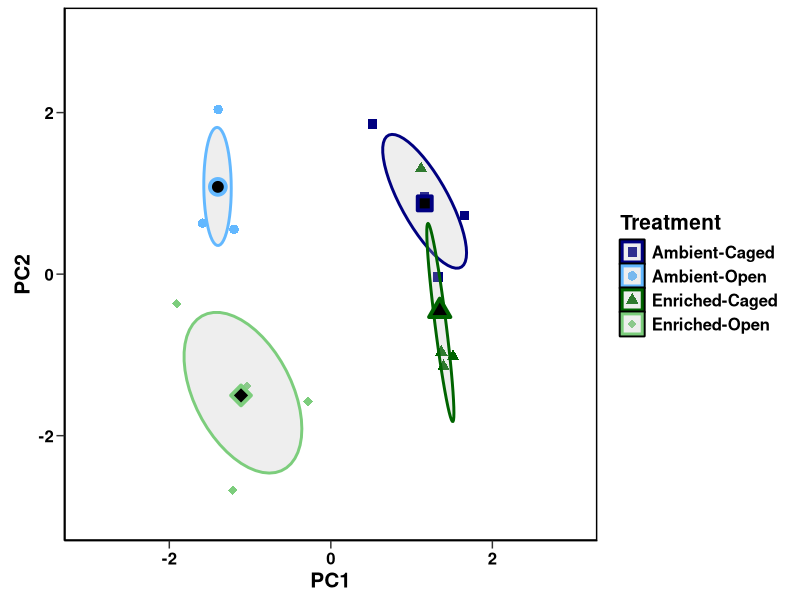
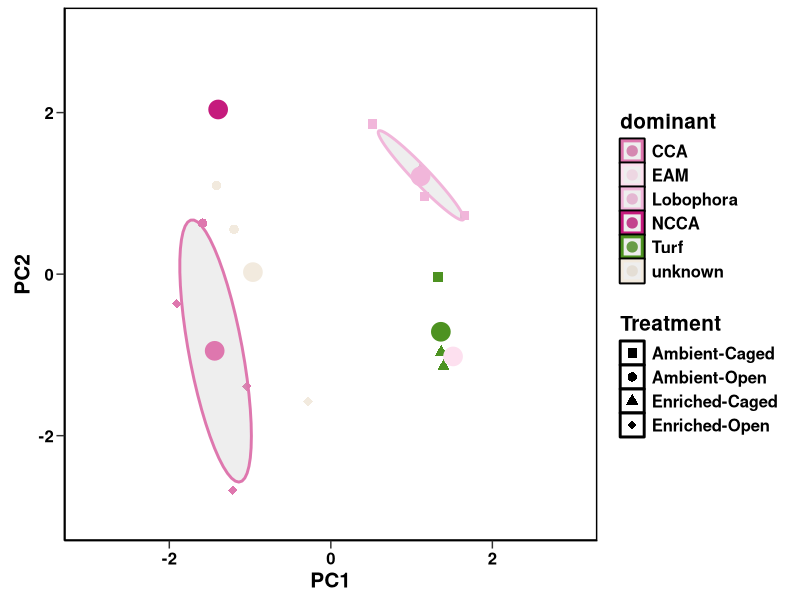
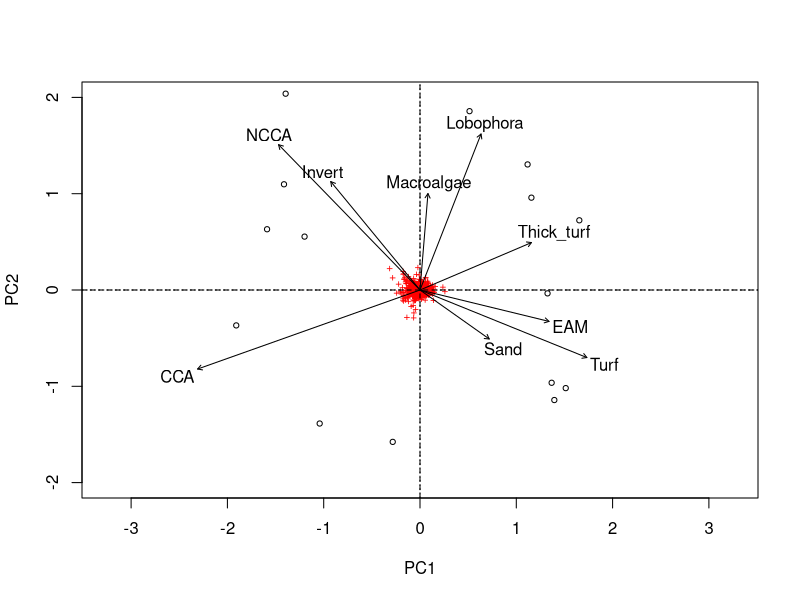
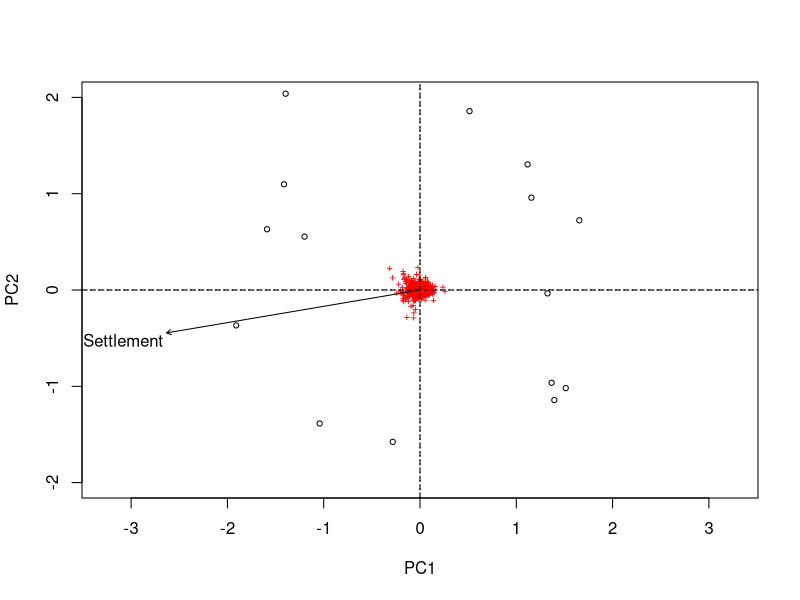
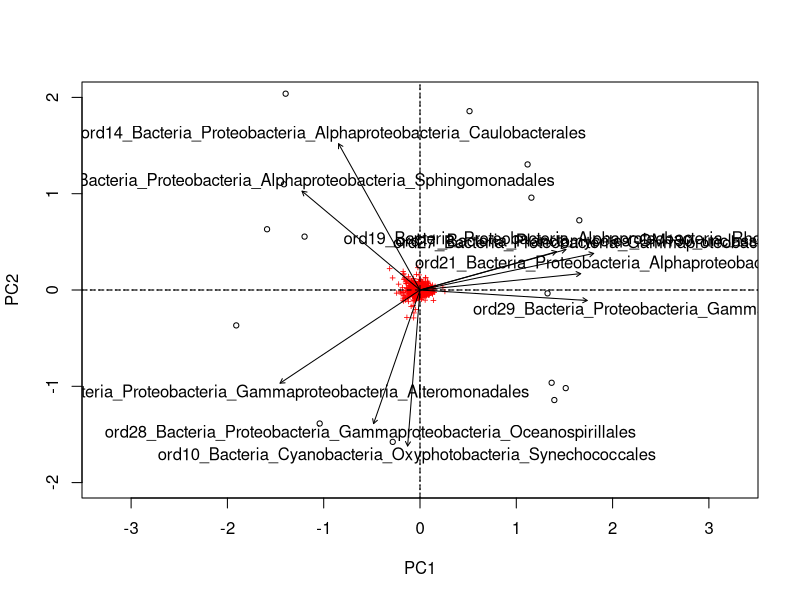

Write the R code that produced these figures, in order.
#############################################
#### Ordination and statistical analyses #### 
#############################################

library(vegan)
library(ggplot2)

## R script to create Figures 6d, 6e and 6f

#input data

exp2_asv <- read.csv('micro_ASVs_exp2.csv',header=TRUE,row.names=1)
exp2_asv <- t(sqrt(exp2_asv))
exp2_metadata <- read.csv('micro_metadata_exp2.csv',header=TRUE,row.names=1)
exp2_metadata$dominant <- factor(exp2_metadata$dominant)
exp2_benthos <- read.csv('micro_macro_correlation_exp2.csv',header=TRUE,row.names=1)
exp2_settlement <- read.csv('micro_settlement_correlation_exp2.csv',header=TRUE,row.names=1)
exp2_asv_orders <- read.csv('micro_ASVs_exp2_orders.csv',header=TRUE,row.names=1) #includes all orders with relative abundance >= 1% in at least one of the samples
exp2_asv_orders <- t(sqrt(exp2_asv_orders))


#permanova

adonis2(exp2_asv~factor(nutrients)*factor(herbivore),data=exp2_metadata,method="bray",perm=999) #results are shown in Table S15


#ordination analysis

exp2_rda <- rda(exp2_asv) #PC1 = 20.0%, PC2 = 11.0%

exp2_rda_treatment <- rda(exp2_asv ~ factor(treatment), data=exp2_metadata) # 34.5% of community variation explained by treatment
exp2_rda_herbivore <- rda(exp2_asv ~ factor(herbivore), data=exp2_metadata) # 18.9% of community variation explained by caging
exp2_rda_nutrient <- rda(exp2_asv ~ factor(nutrients), data=exp2_metadata) # 8.6% of community variation explained by nutrients


#environmental parameter fitting of macro- and micro-benthic community and settlement

exp2_rda_benthos <- envfit(exp2_rda, exp2_benthos, perm=999, na.rm = TRUE) #results are shown in Table S16

exp2_rda_orders <- envfit(exp2_rda, exp2_asv_orders, perm=999, na.rm = TRUE) #top 10 orders with p < 0.05 and highest R2 values can be found in file micro_ASVs_exp2_orders_top10.csv

exp2_rda_settlement <- envfit(exp2_rda, exp2_settlement, perm=999, na.rm = TRUE) #p > 0.05


#obtain pca scores

exp2.scores <- as.data.frame(scores(exp2_rda)$sites)
exp2.scores[,"Treatment"]<-as.character(NA)
exp2.data.scores <- cbind(exp2.scores,exp2_metadata)
exp2.data.scores$Treatment[Name=(exp2.data.scores$treatment == "AO")]<-"Ambient-Open"
exp2.data.scores$Treatment[Name=(exp2.data.scores$treatment == "AC")]<-"Ambient-Caged"
exp2.data.scores$Treatment[Name=(exp2.data.scores$treatment == "NO")]<-"Enriched-Open"
exp2.data.scores$Treatment[Name=(exp2.data.scores$treatment == "NC")]<-"Enriched-Caged"


# plot figure 6d

cols_treatment <- c("Ambient-Caged" = "navy", "Ambient-Open" = "steelblue1", "Enriched-Caged" = "darkgreen", "Enriched-Open" = "palegreen3")
sizes <- c("Ambient-Caged" = 15, "Ambient-Open" = 16, "Enriched-Caged" = 17, "Enriched-Open" = 18)
cent_treatment <- aggregate(cbind(PC1, PC2) ~ Treatment, data = exp2.data.scores, FUN = mean)
ggplot(exp2.data.scores,aes(x = PC1, y = PC2, col=Treatment)) + scale_colour_manual(values=cols_treatment) +
  geom_point(size = 2.5, stroke=1, aes(shape=Treatment)) +  scale_shape_manual(values=c(15, 16, 17, 18)) + 
  stat_ellipse(geom = "polygon", alpha = 0.25, fill="grey", size= 1, level = 0.50) + coord_fixed() + theme_bw() + 
  geom_point(data = cent_treatment, shape=(values=c(22, 21, 24, 23)), size = 4, stroke = 2, colour=(values=c("navy","steelblue1","darkgreen","palegreen3")), fill="black") +
  theme(panel.grid.major = element_blank(),panel.grid.minor = element_blank()) + theme_classic() + 
  theme(text = element_text(size=15, face="bold")) + theme(axis.text = element_text(colour = "black")) + 
  theme(panel.background = element_rect(colour = "black", size=1)) + theme(axis.ticks.length=unit(.2,"cm")) + 
  scale_x_continuous(limits=c(-3,3)) + scale_y_continuous(limits=c(-3,3))

# plot figure 6e

cols_benthos <- c("EAM" = "#FDE0EF", "NCCA" = "#C51B7D", "CCA" = "#DE77AE", "Lobophora" = "#F1B6DA", "Turf" = "#4D9221", "unknown" = "#F2EADE")
cent_dominant <- aggregate(cbind(PC1, PC2) ~ dominant, data = exp2.data.scores, FUN = mean)
ggplot(exp2.data.scores,aes(x = PC1, y = PC2, col=dominant)) + scale_colour_manual(values=cols_benthos) +
  geom_point(size = 2.5, stroke=1, aes(shape=Treatment)) +  scale_shape_manual(values=c(15, 16, 17, 18)) + 
  stat_ellipse(geom = "polygon", alpha = 0.25, fill="grey", size= 1, level = 0.50) + coord_fixed() + theme_bw() + 
  geom_point(data = cent_dominant, size = 4, stroke = 2, colour=(values=c("#DE77AE","#FDE0EF","#F1B6DA","#C51B7D","#4D9221","#F2EADE")), fill="black") +
  theme(panel.grid.major = element_blank(),panel.grid.minor = element_blank()) + theme_classic() + 
  theme(text = element_text(size=15, face="bold")) + theme(axis.text = element_text(colour = "black")) + 
  theme(panel.background = element_rect(colour = "black", size=1)) + theme(axis.ticks.length=unit(.2,"cm")) + 
  scale_x_continuous(limits=c(-3,3)) + scale_y_continuous(limits=c(-3,3))


#create and plot benthic, settlement and microbial vectors from environmental parameter fitting

#benthic vectors

plot(exp2_rda, xlim=c(-2,2), ylim=c(-2,2))
plot(exp2_rda_benthos, col='black') + abline(h = 0, v = 0, col = "black", lty = 2) 

#settlement vector

plot(exp2_rda, xlim=c(-2,2), ylim=c(-2,2))
plot(exp2_rda_settlement, col='black') + abline(h = 0, v = 0, col = "black", lty = 2) 

#otu vectors

exp2_order_signfit <- read.csv('micro_ASVs_exp2_orders_top10.csv', header=TRUE, row.names=1)
exp2_order_signfit <- t(sqrt(exp2_order_signfit))
exp2_rda_orders_signfit <- envfit(exp2_rda, exp2_order_signfit, perm=999, na.rm = TRUE) 

plot(exp2_rda, xlim=c(-2,2), ylim=c(-2,2))
plot(exp2_rda_orders_signfit, col='black') + abline(h = 0, v = 0, col = 'black', lty = 2) 


#PCAs and vector plots were merged and modified in Illustrator to create Figures 6d, 6e and 6f, and combined with Figures 6a, 6b and 6c from the macro-benthic community analysis



